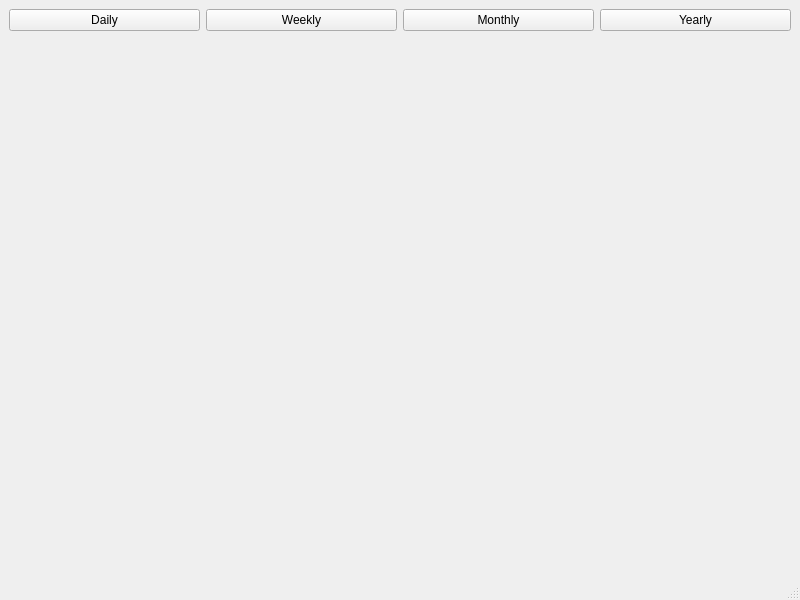
<?xml version="1.0" encoding="UTF-8"?>
<ui version="4.0">
 <class>MainWindow</class>
 <widget class="QMainWindow" name="MainWindow">
  <property name="geometry">
   <rect>
    <x>0</x>
    <y>0</y>
    <width>800</width>
    <height>600</height>
   </rect>
  </property>
  <property name="windowTitle">
   <string>MainWindow</string>
  </property>
  <widget class="QWidget" name="centralwidget">
   <layout class="QGridLayout" name="gridLayout">
    <item row="0" column="1">
     <widget class="QPushButton" name="weekly_push_button">
      <property name="text">
       <string>Weekly</string>
      </property>
     </widget>
    </item>
    <item row="0" column="2">
     <widget class="QPushButton" name="monthly_push_button">
      <property name="text">
       <string>Monthly</string>
      </property>
     </widget>
    </item>
    <item row="0" column="0">
     <widget class="QPushButton" name="daily_push_button">
      <property name="text">
       <string>Daily</string>
      </property>
     </widget>
    </item>
    <item row="0" column="3">
     <widget class="QPushButton" name="yearly_push_button">
      <property name="text">
       <string>Yearly</string>
      </property>
     </widget>
    </item>
    <item row="1" column="0" colspan="4">
     <widget class="QWidget" name="chart_widget" native="true">
      <layout class="QVBoxLayout" name="plotter_layout"/>
     </widget>
    </item>
   </layout>
  </widget>
  <widget class="QStatusBar" name="statusbar"/>
 </widget>
 <resources/>
 <connections/>
</ui>
